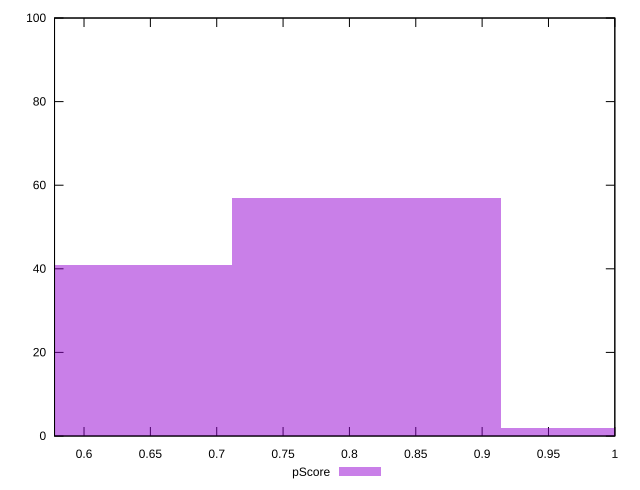

This chart was generated by the following gnuplot code:
reset

$pScore <<EOF
0.8129397107159195 57
0.6097047830369396 41
1.0161746383948995 2
EOF

set key outside below
set boxwidth 0.20323492767897988
set xrange [0.5777777777777777:1]
set yrange [0:100]
set trange [0:100]
set style fill transparent solid 0.5 noborder
set terminal svg size 640, 490 enhanced background rgb 'white'
set output "report_00015_2021-02-09T16-11-33.973Z/uses-webp-images/samples/pages/pScore/histogram.svg"

plot $pScore title "pScore" with boxes

reset
